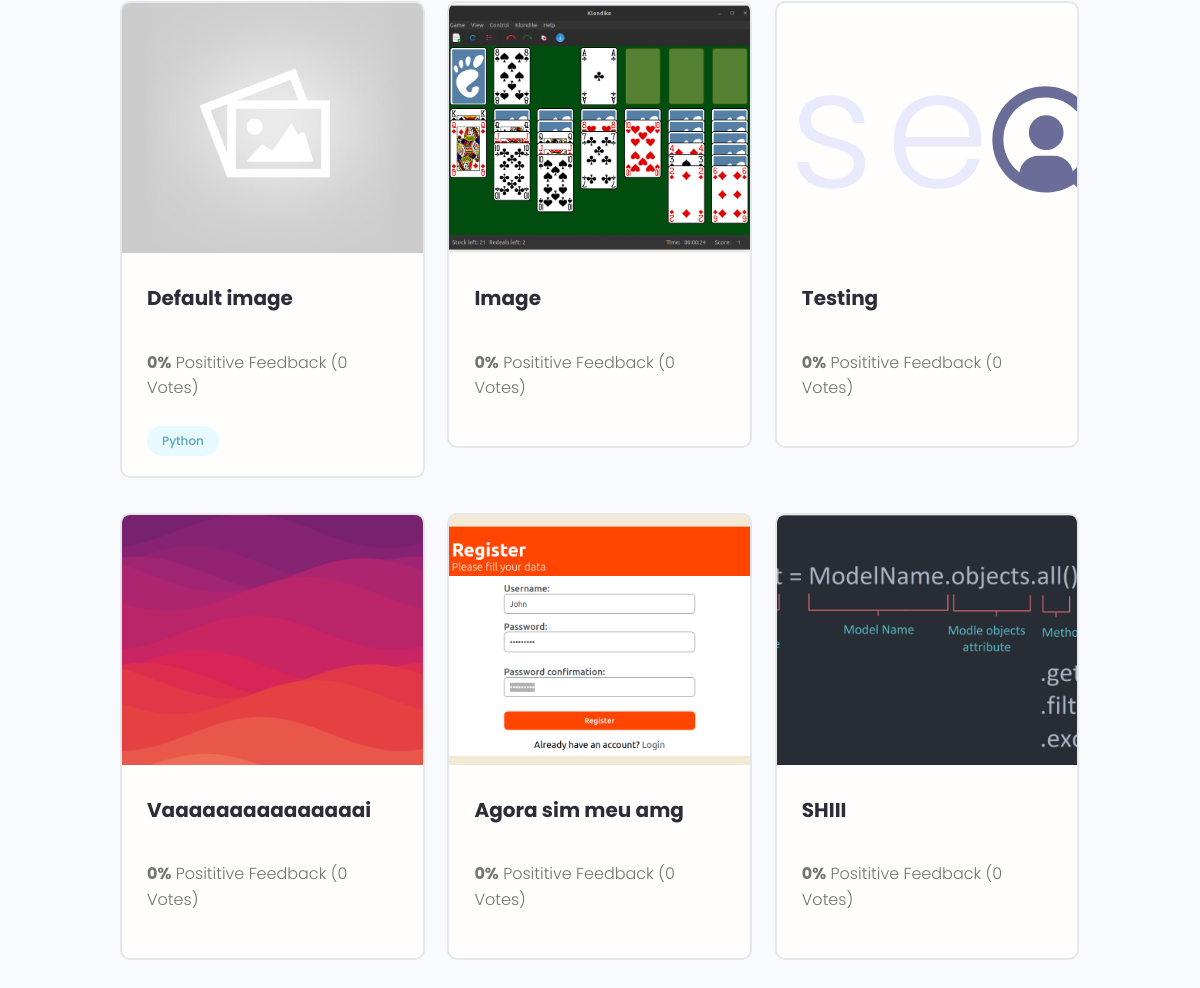
Page /projects/ (lower part) on the earlier database version.
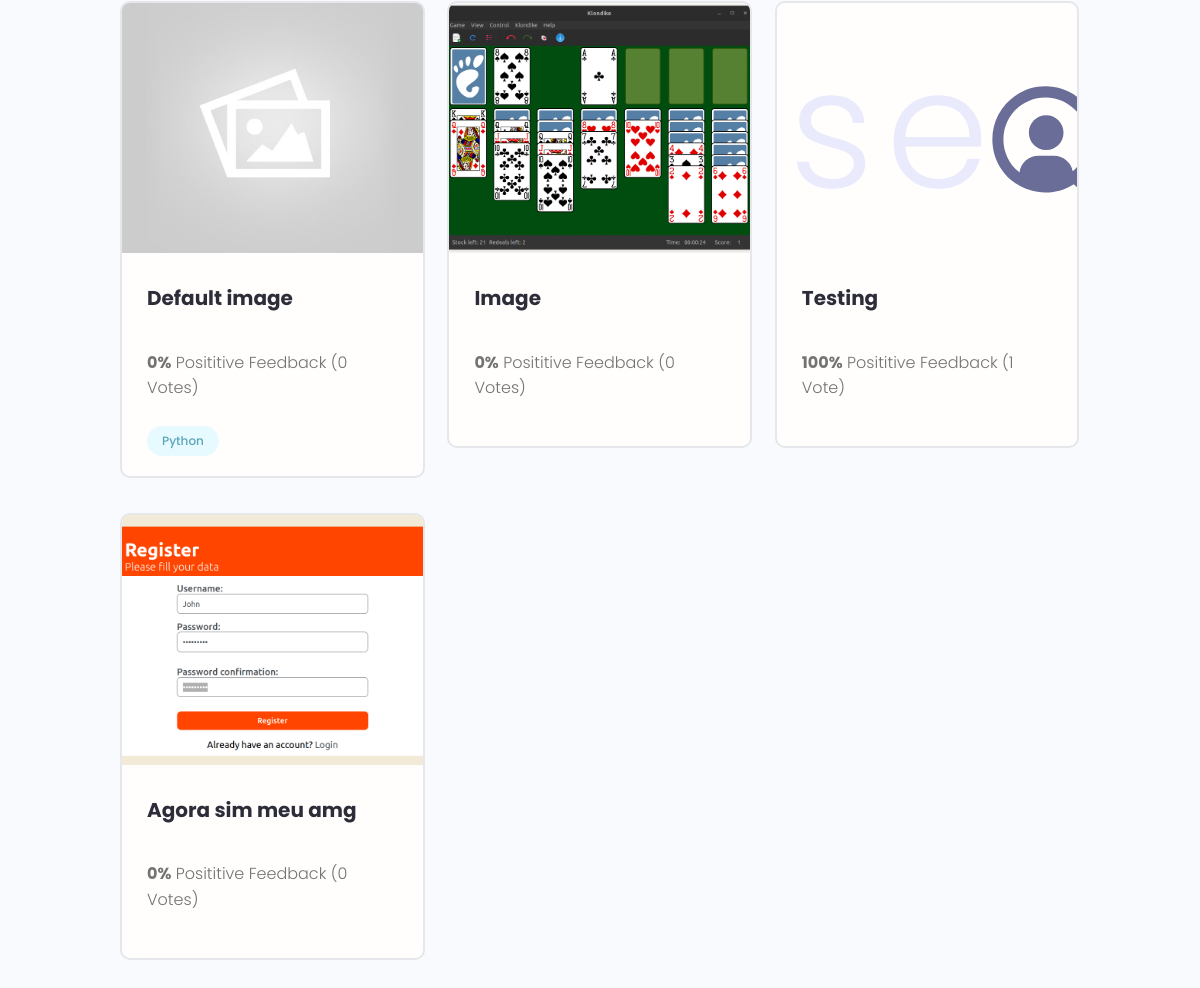
Same page on the later database version.
### projects/models.py (models this page shows, shortened)
class Project(models.Model):
    owner = models.ForeignKey(Profile, null=True, blank=True, on_delete=models.SET_NULL)
    title = models.CharField(max_length=200)
    description = models.TextField(null=True, blank=True)
    featured_image = models.ImageField(null=True, blank=True, default='default.jpg')
    demo_link = models.CharField(max_length=2000, null=True, blank=True)
    source_link = models.CharField(max_length=2000, null=True, blank=True)
    tags = models.ManyToManyField('Tag', blank=True)
    vote_total = models.IntegerField(default=0, null=True, blank=True)
    vote_ratio = models.IntegerField(default=0, null=True, blank=True)
    created = models.DateTimeField(auto_now_add=True)
    id = models.UUIDField(default=uuid.uuid4, unique=True,
                          primary_key=True, editable=False)

class Tag(models.Model):
    name = models.CharField(max_length=200)
    created = models.DateTimeField(auto_now_add=True)
    id = models.UUIDField(default=uuid.uuid4, unique=True,
                          primary_key=True, editable=True)
    def __str__(self):
        return self.name

### projects/views.py (the view)
# urls.py: path('', views.projects, name='projects'),
def projects(request):
    projects = Project.objects.all()
    context = {'projects': projects}
    return render(request, 'projects/projects.html', context)

### projects/templates/projects/projects.html (shortened to what this page needs)
{% extends 'main.html' %}
{% block content %}
<main class="projects">
    <section class="projectsList">
      <div class="container">
        <section class="grid grid--three">
            {% for project in projects %}
          <div class="column">
            <div class="card project">
              <a href="{% url 'project' project.id %}" class="project">
                <img class="project__thumbnail" src="{{ project.featured_image.url }}" alt="project thumbnail" />
                <div class="card__body">
                  <h3 class="project__title">{{ project.title }}</h3>
                  <p><a class="project__author" href="{% url 'user-profile' project.owner.id %}">{{project.owner.name}}</a></p>
                  <p class="project--rating">
                    <span style="font-weight: bold;">{{ project.vote_ratio }}%</span> Posititive
                    Feedback ({{ project.vote_total }} Vote{{project.vote_total|pluralize:"s"}})
                  </p>
                  <div class="project__tags">
                    {% for tag in project.tags.all %}
                    <span class="tag tag--pill tag--main">
                      <small>{{ tag }}</small>
                    </span>
                    {% endfor %}
                  </div>
                </div>
              </a>
            </div>
          </div>
          {% endfor %}
    </section>
</main>
{% endblock content %}

Differences in the rows shown:
removed Project: featured_image (picture), title "Vaaaaaaaaaaaaaaai", vote_ratio "0", vote_total "0"
removed Project: featured_image (picture), title "SHIII", vote_ratio "0", vote_total "0"
changed Project "Testing": vote_ratio "0" → "100"; vote_total "0" → "1"
